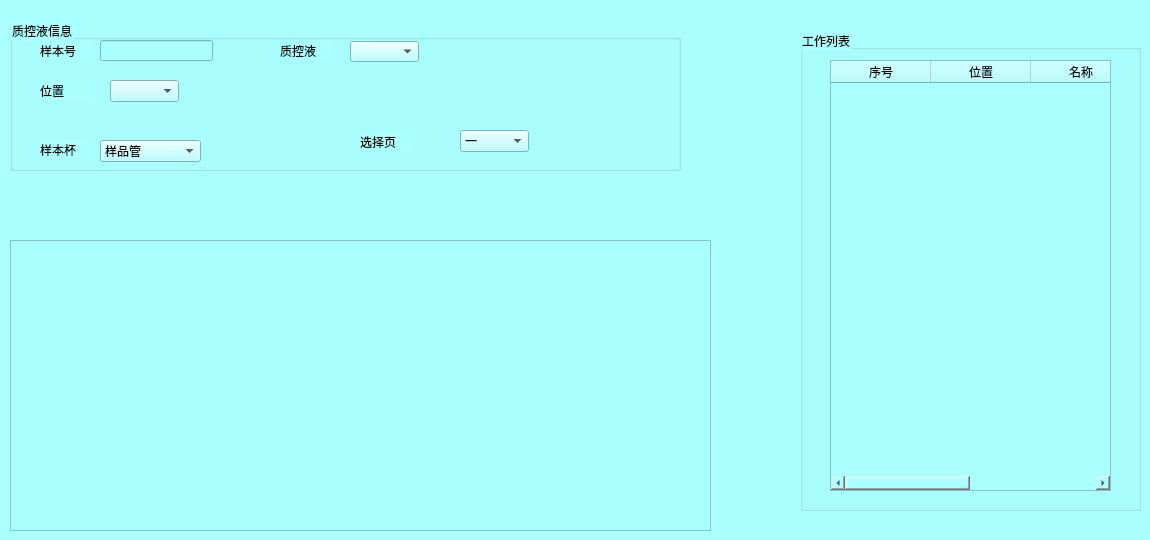
     <widget class="QWidget" name="tab_3">
      <property name="styleSheet">
       <string notr="true">background-color: rgb(170, 255, 255);</string>
      </property>
      <attribute name="title">
       <string>质控液登记</string>
      </attribute>
      <widget class="QGroupBox" name="groupBox_7">
       <property name="geometry">
        <rect>
         <x>800</x>
         <y>30</y>
         <width>341</width>
         <height>481</height>
        </rect>
       </property>
       <property name="title">
        <string>工作列表</string>
       </property>
       <widget class="QTableWidget" name="tableWidget_3">
        <property name="geometry">
         <rect>
          <x>30</x>
          <y>30</y>
          <width>281</width>
          <height>431</height>
         </rect>
        </property>
        <column>
         <property name="text">
          <string>序号</string>
         </property>
        </column>
        <column>
         <property name="text">
          <string>位置</string>
         </property>
        </column>
        <column>
         <property name="text">
          <string>名称</string>
         </property>
        </column>
        <column>
         <property name="text">
          <string>状态</string>
         </property>
        </column>
       </widget>
      </widget>
      <widget class="QGroupBox" name="groupBox_6">
       <property name="geometry">
        <rect>
         <x>10</x>
         <y>20</y>
         <width>671</width>
         <height>151</height>
        </rect>
       </property>
       <property name="title">
        <string>质控液信息</string>
       </property>
       <widget class="QLabel" name="label_12">
        <property name="geometry">
         <rect>
          <x>30</x>
          <y>20</y>
          <width>54</width>
          <height>21</height>
         </rect>
        </property>
        <property name="text">
         <string>样本号</string>
        </property>
       </widget>
       <widget class="QLineEdit" name="lineEdit_8">
        <property name="geometry">
         <rect>
          <x>90</x>
          <y>20</y>
          <width>113</width>
          <height>21</height>
         </rect>
        </property>
       </widget>
       <widget class="QLabel" name="label_15">
        <property name="geometry">
         <rect>
          <x>270</x>
          <y>20</y>
          <width>54</width>
          <height>21</height>
         </rect>
        </property>
        <property name="text">
         <string>质控液</string>
        </property>
       </widget>
       <widget class="QComboBox" name="comboBox_8">
        <property name="geometry">
         <rect>
          <x>340</x>
          <y>21</y>
          <width>69</width>
          <height>21</height>
         </rect>
        </property>
        <property name="editable">
         <bool>false</bool>
        </property>
        <property name="currentText">
         <string/>
        </property>
       </widget>
       <widget class="QLabel" name="label_16">
        <property name="geometry">
         <rect>
          <x>30</x>
          <y>120</y>
          <width>54</width>
          <height>20</height>
         </rect>
        </property>
        <property name="text">
         <string>样本杯</string>
        </property>
       </widget>
       <widget class="QComboBox" name="comboBox_9">
        <property name="geometry">
         <rect>
          <x>90</x>
          <y>120</y>
          <width>101</width>
          <height>22</height>
         </rect>
        </property>
        <item>
         <property name="text">
          <string>样品管</string>
         </property>
        </item>
        <item>
         <property name="text">
          <string>样品杯</string>
         </property>
        </item>
       </widget>
       <widget class="QLabel" name="label_17">
        <property name="geometry">
         <rect>
          <x>350</x>
          <y>111</y>
          <width>54</width>
          <height>21</height>
         </rect>
        </property>
        <property name="text">
         <string>选择页</string>
        </property>
       </widget>
       <widget class="QComboBox" name="comboBox_10">
        <property name="geometry">
         <rect>
          <x>450</x>
          <y>110</y>
          <width>69</width>
          <height>22</height>
         </rect>
        </property>
        <item>
         <property name="text">
          <string>一</string>
         </property>
        </item>
        <item>
         <property name="text">
          <string>二</string>
         </property>
        </item>
       </widget>
       <widget class="QComboBox" name="comboBox_12">
        <property name="geometry">
         <rect>
          <x>100</x>
          <y>60</y>
          <width>69</width>
          <height>22</height>
         </rect>
        </property>
       </widget>
       <widget class="QLabel" name="label_24">
        <property name="geometry">
         <rect>
          <x>30</x>
          <y>60</y>
          <width>54</width>
          <height>21</height>
         </rect>
        </property>
        <property name="text">
         <string>位置</string>
        </property>
       </widget>
      </widget>
      <widget class="QFrame" name="frame_6">
       <property name="geometry">
        <rect>
         <x>10</x>
         <y>240</y>
         <width>701</width>
         <height>291</height>
        </rect>
       </property>
       <property name="frameShape">
        <enum>QFrame::StyledPanel</enum>
       </property>
       <property name="frameShadow">
        <enum>QFrame::Raised</enum>
       </property>
      </widget>
     </widget>
